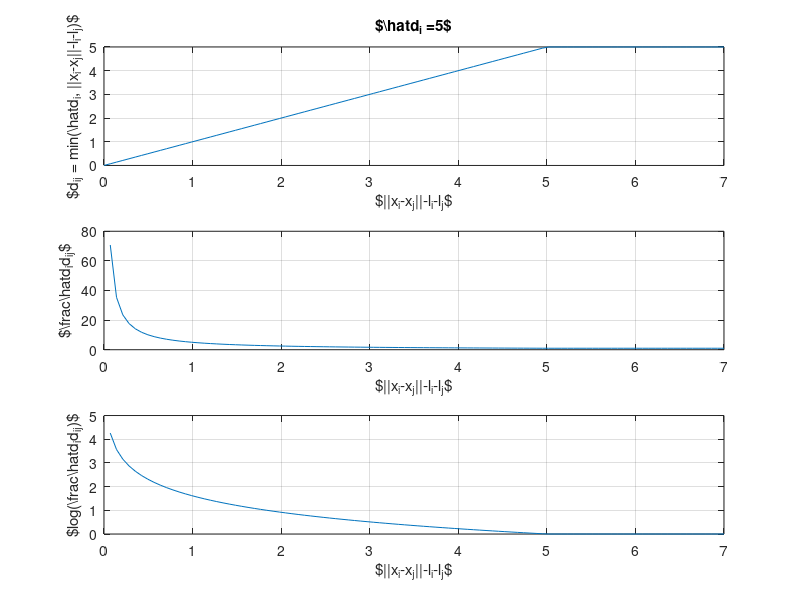

Recreate this plot in MATLAB.
%% Visualization of the distance between agents (variables)

clear all;

di_hat = 5;
max_dist = 7;
x_dist = linspace(0,max_dist,100);
% capping to d_hat, i,e dij = min(di_hat, ||xi-xj||-li-lj)
dij = x_dist;
dij(x_dist>di_hat)=di_hat;
dij_norm = di_hat./dij;
log_d = log(dij_norm);

%% plots
figure;
grid on;
subplot(3,1,1)
plot(x_dist,dij)
title(['$\hat{d}_i =' num2str(di_hat) '$'])
xlabel('$||x_i-x_j||-l_i-l_j$')
ylabel('$d_{ij} = min(\hat{d}_i, ||x_i-x_j||-l_i-l_j)$')
grid on;

subplot(3,1,2)
plot(x_dist,dij_norm)
xlabel('$||x_i-x_j||-l_i-l_j$')
ylabel('$\frac{\hat{d}_i}{d_{ij}}$')
grid on;

subplot(3,1,3)
plot(x_dist,log_d)
xlabel('$||x_i-x_j||-l_i-l_j$')
ylabel('$log(\frac{\hat{d}_i}{d_{ij}})$')
grid on;

